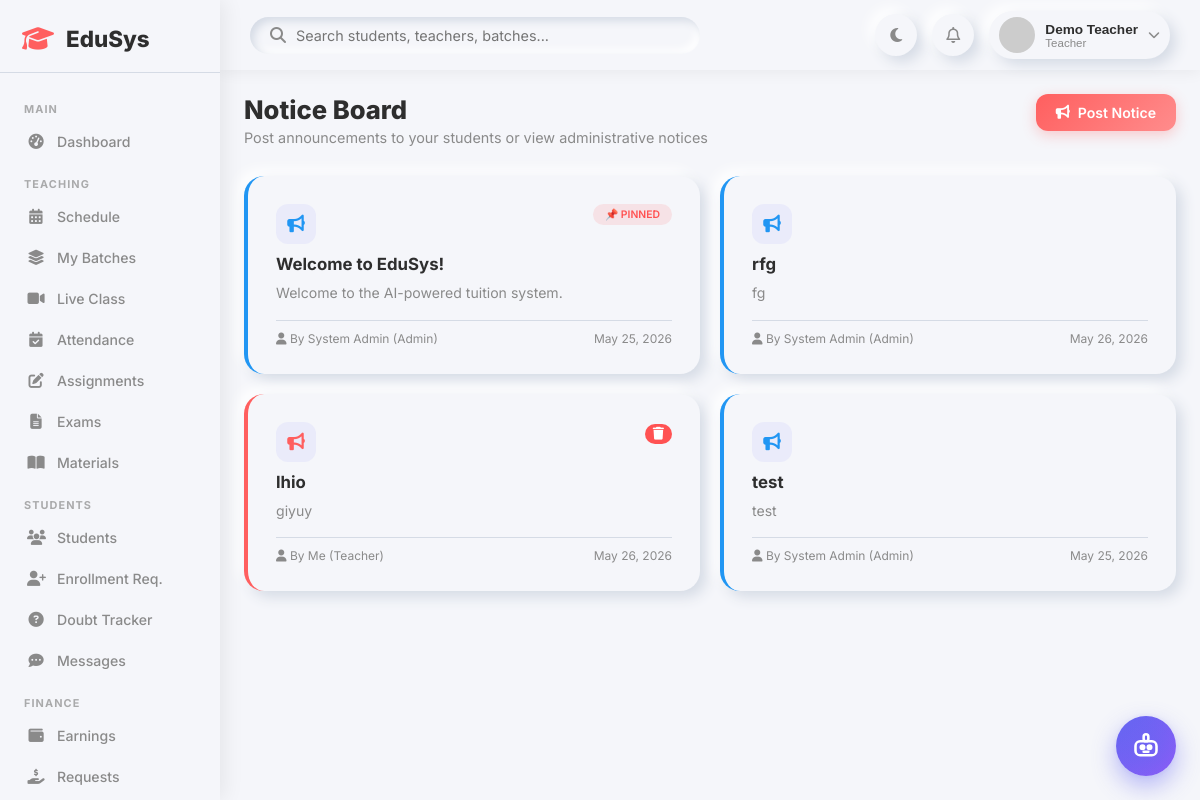
The page /teacher/notices.php (signed in) on the database its author committed.
### tables this page shows
CREATE TABLE `notices` (
  `id` int(11) NOT NULL,
  `title` varchar(200) NOT NULL,
  `content` text DEFAULT NULL,
  `target_role` enum('all','student','teacher','admin') DEFAULT 'all',
  `batch_id` int(11) DEFAULT NULL,
  `created_by` int(11) DEFAULT NULL,
  `is_pinned` tinyint(1) DEFAULT 0,
  `created_at` timestamp NOT NULL DEFAULT current_timestamp()
);

CREATE TABLE `users` (
  `id` int(11) NOT NULL,
  `name` varchar(150) NOT NULL,
  `email` varchar(150) NOT NULL,
  `password` varchar(255) NOT NULL,
  `role` enum('admin','teacher','student') NOT NULL DEFAULT 'student',
  `avatar` varchar(255) DEFAULT NULL,
  `status` enum('active','inactive','pending') DEFAULT 'active',
  `created_at` timestamp NOT NULL DEFAULT current_timestamp(),
  `updated_at` timestamp NOT NULL DEFAULT current_timestamp() ON UPDATE current_timestamp()
);

### teacher/notices.php (the view, shortened to what this page needs)
<?php
require_once __DIR__ . '/../includes/auth.php';
$teacher = $conn->query("SELECT t.id, t.user_id FROM teachers t WHERE t.user_id={$_SESSION['user_id']}")->fetch_assoc();
$uid = $teacher['user_id'];
$notices = $conn->query("
    SELECT n.*, b.name as batch_name, u.name as author_name, u.role as author_role
    FROM notices n
    LEFT JOIN batches b ON n.batch_id = b.id
    JOIN users u ON n.created_by = u.id
    WHERE n.created_by = $uid
       OR (n.target_role IN ('all', 'teacher') AND n.batch_id IS NULL)
    ORDER BY n.is_pinned DESC, n.created_at DESC
");
require_once '../includes/header.php';
?>
<div class="page-header">
    <div>
        <h1>Notice Board</h1>
        <p>Post announcements to your students or view administrative notices</p>
    </div>
    <div class="page-actions">
        <button class="btn btn-primary" onclick="openModal('addNoticeModal')">
            <i class="fa-solid fa-bullhorn"></i> Post Notice
        </button>
    </div>
</div>
<div style="display:grid;grid-template-columns:repeat(auto-fill, minmax(320px, 1fr));gap:20px;">
    <?php if (!$notices || $notices->num_rows === 0): ?>
    <div style="grid-column:1/-1;"><p class="empty-msg">No notices available.</p></div>
    <?php else: while ($n = $notices->fetch_assoc()):
        $is_mine = ($n['created_by'] == $uid);
        $card_accent = $is_mine ? 'var(--primary)' : 'var(--info)';
    ?>
    <div class="form-card" style="margin-bottom:0; display:flex; flex-direction:column; border-left: 4px solid <?= $card_accent ?>;">
        <div style="display:flex; justify-content:space-between; align-items:flex-start; margin-bottom:10px;">
            <div style="width:40px;height:40px;border-radius:12px;background:rgba(108,99,255,0.08);color:<?= $card_accent ?>;display:flex;align-items:center;justify-content:center;font-size:1.1rem;"><i class="fa-solid fa-bullhorn"></i></div>
            <div style="display:flex;gap:5px;align-items:center;">
                <?php if ($n['is_pinned']): ?><span class="badge-pill badge-danger" style="font-size:0.65rem;">📌 PINNED</span><?php endif; ?>
                <?php if ($is_mine): ?>
                <form method="POST" onsubmit="return confirm('Delete this notice?')" style="display:inline;">
                    <button class="btn btn-danger btn-sm" style="padding:4px 8px;"><i class="fa-solid fa-trash"></i></button>
                </form>
                <?php endif; ?>
            </div>
        </div>
        <h3 style="font-size:1.05rem; margin-bottom:8px;"><?= htmlspecialchars($n['title']) ?></h3>
        <p style="font-size:0.88rem; color:var(--text-secondary); flex:1; line-height:1.6; margin-bottom:15px;"><?= nl2br(htmlspecialchars($n['content'])) ?></p>
        <div style="font-size:0.75rem; color:var(--text-secondary); border-top:1px solid var(--shadow-dark); padding-top:10px; display:flex; justify-content:space-between; align-items:center;">
            <span><i class="fa-solid fa-user"></i> By <?= $is_mine ? 'Me' : htmlspecialchars($n['author_name']) ?> (<?= ucfirst($n['author_role']) ?>)</span>
            <span><?= date('M d, Y', strtotime($n['created_at'])) ?></span>
        </div>
    </div>
    <?php endwhile; endif; ?>
</div>
<?php require_once '../includes/footer.php'; ?>

### css/dashboard.css (style rules this page uses)
:root { --primary: #FF5F5F; --secondary: #6C63FF; --background: #F5F6FA; --text-primary: #2E2E2E; --text-secondary: #8A8A8A; --shadow-light: #ffffff; --shadow-dark: #d5dbe5; --neu: 6px 6px 14px var(--shadow-dark), -6px -6px 14px var(--shadow-light); --neu-sm: 4px 4px 8px var(--shadow-dark), -4px -4px 8px var(--shadow-light); --neu-in: inset 4px 4px 8px var(--shadow-dark), inset -4px -4px 8px var(--shadow-light); --success: #4CAF50; --danger: #FF5252; --warning: #FF9800; --info: #2196F3; --sidebar-width: 260px; }
* { margin: 0; padding: 0; box-sizing: border-box; }
body { font-family: 'Inter', sans-serif; background: var(--background); color: var(--text-primary); transition: background 0.3s, color 0.3s; }
.page-header { display: flex; justify-content: space-between; align-items: flex-start; margin-bottom: 30px; flex-wrap: wrap; gap: 15px; }
.page-header h1 { font-size: 1.6rem; font-weight: 800; }
.page-header p { color: var(--text-secondary); font-size: 0.9rem; margin-top: 4px; }
.page-actions { display: flex; gap: 12px; flex-wrap: wrap; }
.badge-pill { display: inline-block; padding: 4px 12px; border-radius: 20px; font-size: 0.75rem; font-weight: 600; }
.badge-danger { background: rgba(255,82,82,0.12); color: var(--danger); }
.btn { display: inline-flex; align-items: center; gap: 8px; padding: 10px 20px; border-radius: 12px; border: none; font-family: 'Inter', sans-serif; font-size: 0.88rem; font-weight: 600; cursor: pointer; transition: all 0.2s ease; text-decoration: none; }
.btn-primary { background: linear-gradient(135deg, var(--primary), #ff8c8c); color: white; box-shadow: 0 4px 14px rgba(255,95,95,0.3); }
.btn-sm { padding: 7px 14px; font-size: 0.8rem; }
.btn-danger { background: var(--danger); color: white; }
.form-card { background: var(--background); border-radius: 20px; box-shadow: var(--neu); padding: 28px; margin-bottom: 25px; }

### css/responsive.css (style rules this page uses)
@media (max-width: 1200px) { :root { --sidebar-width: 220px; } }

### includes/chatbot_widget.php (style rules this page uses)
:root { --edubot-primary: #6366f1; --edubot-primary-hover: #4f46e5; --edubot-secondary: #8b5cf6; --edubot-accent: #06b6d4; --edubot-bg: #ffffff; --edubot-surface: #f8fafc; --edubot-border: #e2e8f0; --edubot-text: #1e293b; --edubot-text-muted: #64748b; --edubot-bot-bubble: #f1f5f9; --edubot-bot-text: #1e293b; --edubot-user-bubble: linear-gradient(135deg, #6366f1, #8b5cf6); --edubot-shadow: 0 20px 45px -10px rgba(99, 102, 241, 0.25), 0 10px 20px -5px rgba(0, 0, 0, 0.08); }

### rows shown on the page
notices: is_pinned "📌 PINNED", title "Welcome to EduSys!", content "Welcome to the AI-powered tuition system.", users.name "System Admin", users.role "Admin", created_at "May 25, 2026"
notices: title "rfg", content "fg", users.name "System Admin", users.role "Admin", created_at "May 26, 2026"
notices: title "lhio", content "giyuy", created_by "Me", users.role "Teacher", created_at "May 26, 2026"
notices: title "test", content "test", users.name "System Admin", users.role "Admin", created_at "May 25, 2026"

### other values the page prints
$name "Demo Teacher"
$role "Teacher"
